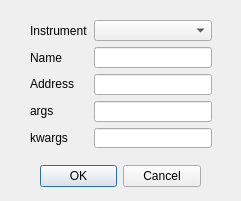
<?xml version="1.0" encoding="UTF-8"?>
<ui version="4.0">
    <class>addInstrument</class>
    <widget class="QDialog" name="addInstrument">
        <property name="geometry">
            <rect>
                <x>0</x>
                <y>0</y>
                <width>241</width>
                <height>201</height>
                </rect>
            </property>
        <property name="windowTitle">
            <string>Dialog</string>
            </property>
        <widget class="QDialogButtonBox" name="dialogBox">
            <property name="geometry">
                <rect>
                    <x>40</x>
                    <y>160</y>
                    <width>161</width>
                    <height>32</height>
                    </rect>
                </property>
            <property name="orientation">
                <enum>Qt::Horizontal</enum>
                </property>
            <property name="standardButtons">
                <set>QDialogButtonBox::Cancel|QDialogButtonBox::Ok</set>
                </property>
            </widget>
        <widget class="QWidget" name="horizontalLayoutWidget">
            <property name="geometry">
                <rect>
                    <x>30</x>
                    <y>20</y>
                    <width>182</width>
                    <height>128</height>
                    </rect>
                </property>
            <layout class="QHBoxLayout" name="horizontalLayout">
                <item>
                    <layout class="QVBoxLayout" name="verticalLayout">
                        <item>
                            <widget class="QLabel" name="instrumentLabel">
                                <property name="text">
                                    <string>Instrument</string>
                                    </property>
                                </widget>
                            </item>
                        <item>
                            <widget class="QLabel" name="nameLabel">
                                <property name="text">
                                    <string>Name</string>
                                    </property>
                                </widget>
                            </item>
                        <item>
                            <widget class="QLabel" name="addressLabel">
                                <property name="text">
                                    <string>Address</string>
                                    </property>
                                </widget>
                            </item>
                        <item>
                            <widget class="QLabel" name="argsLabel">
                                <property name="text">
                                    <string>args</string>
                                    </property>
                                </widget>
                            </item>
                        <item>
                            <widget class="QLabel" name="kwargsLabel">
                                <property name="text">
                                    <string>kwargs</string>
                                    </property>
                                </widget>
                            </item>
                        </layout>
                    </item>
                <item>
                    <layout class="QVBoxLayout" name="verticalLayout_2">
                        <item>
                            <widget class="QComboBox" name="instrumentBox"/>
                            </item>
                        <item>
                            <widget class="QLineEdit" name="nameEdit"/>
                            </item>
                        <item>
                            <widget class="QLineEdit" name="addressEdit"/>
                            </item>
                        <item>
                            <widget class="QLineEdit" name="argsEdit"/>
                            </item>
                        <item>
                            <widget class="QLineEdit" name="kwargsEdit"/>
                            </item>
                        </layout>
                    </item>
                </layout>
            </widget>
        </widget>
    <resources/>
    <connections>
        <connection>
            <sender>dialogBox</sender>
            <signal>accepted()</signal>
            <receiver>addInstrument</receiver>
            <slot>accept()</slot>
            <hints>
                <hint type="sourcelabel">
                    <x>248</x>
                    <y>254</y>
                    </hint>
                <hint type="destinationlabel">
                    <x>157</x>
                    <y>274</y>
                    </hint>
                </hints>
            </connection>
        <connection>
            <sender>dialogBox</sender>
            <signal>rejected()</signal>
            <receiver>addInstrument</receiver>
            <slot>reject()</slot>
            <hints>
                <hint type="sourcelabel">
                    <x>316</x>
                    <y>260</y>
                    </hint>
                <hint type="destinationlabel">
                    <x>286</x>
                    <y>274</y>
                    </hint>
                </hints>
            </connection>
        </connections>
    </ui>
